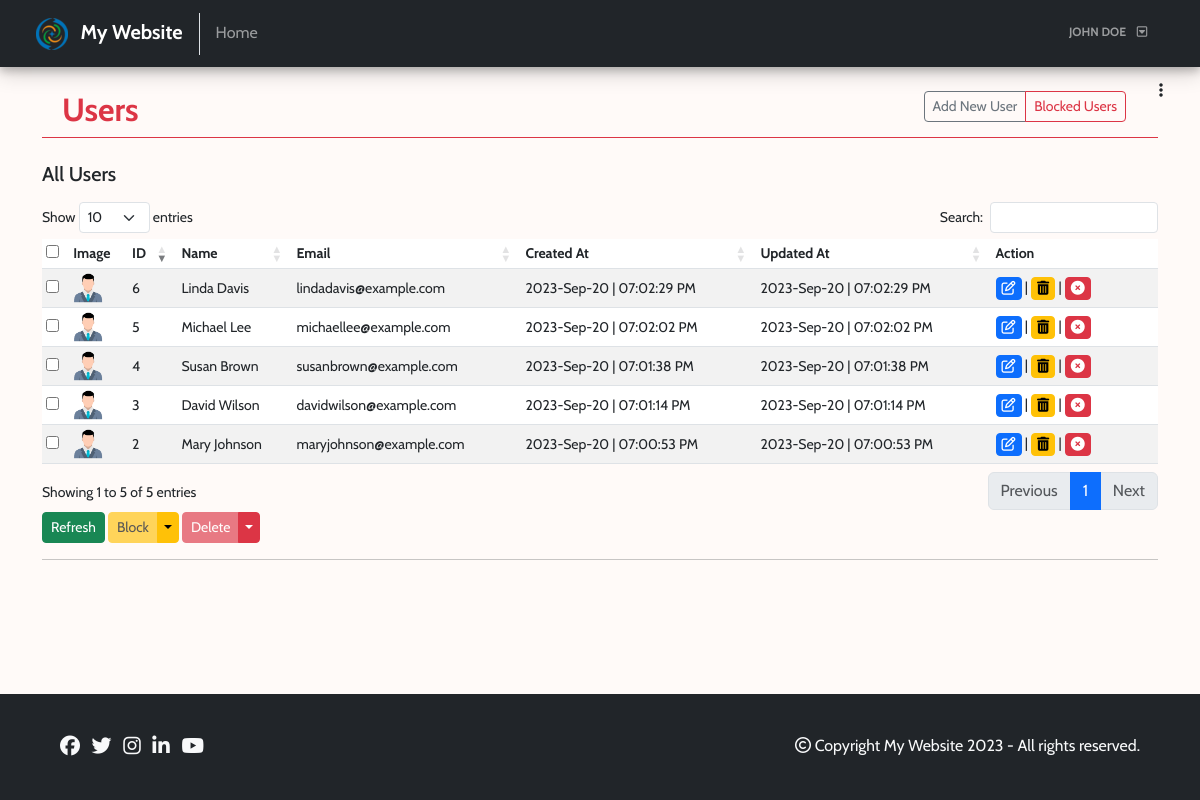
Screenshot of /admin/users/users.php (signed in) with the database file from the repository.
### tables this page shows
CREATE TABLE `users` (
  `user_id` int(11) NOT NULL,
  `user_name` varchar(255) NOT NULL,
  `user_email` varchar(255) NOT NULL,
  `user_password` varchar(255) NOT NULL,
  `user_role` char(1) DEFAULT 'u',
  `user_status` tinyint(1) NOT NULL DEFAULT 1,
  `created_at` datetime NOT NULL DEFAULT current_timestamp(),
  `updated_at` datetime NOT NULL DEFAULT current_timestamp()
);

### logics/db.php (called while the page is built, shortened)
<?php
class db
{
	private $dbHost = "localhost";
	private $dbUser = "root";
	private $dbPassword = "";
	private $dbName = "php_basic_crud_db";
	private $mysqli = "";
	private $conn = false;
	public function __construct()
	{
		if(!$this->conn)
		{
			$this->mysqli = new mysqli($this->dbHost, $this->dbUser, $this->dbPassword, $this->dbName);
			$this->conn = true;
		}
		else
		{
			return true;
		}
	}
	public function executeSQL($query, $params, $select = false)
	{
	    if (!empty($params))
	    {
	        $bind_names = $this->dynamicallyBindParameters($query, $params);
			$query = $this->mysqli->prepare($query);
	        call_user_func_array(array($query,'bind_param'), $bind_names);
	        $query->execute();
	        if($select)
	        {
	        	$result = $query->get_result()->fetch_all(MYSQLI_ASSOC);
	    	}
	    	else
	    	{
	    		if($query->affected_rows > 0)
		        {
		        	$result = ["queryExecuted" => true, "affectedRows" => $query->affected_rows];
		        }
		        else
		        {
		        	$result = ["queryExecuted" => false, "affectedRows" => 0];
		        }
	    	}
	    }
	    else
	    {
	    	$query = $this->mysqli->prepare($query);
	        $query->execute();
	        if($select)
	        {
	        	$result = $query->get_result()->fetch_all(MYSQLI_ASSOC);
	    	}
	    }
	    return $result;
	}
}
?>

### admin/users/users.php (the view, shortened to what this page needs)
<?php
    include('../../logics/db.php');
	$obj = new db();
    $datatable = true;
?>
<!DOCTYPE html>
<html lang="en">
<head>
    <?php include('../includes/head-contents.php'); ?>
</head>
<body>
    <?php include('../includes/admin-navbar.php'); ?>
    <?php include('../includes/admin-sidebar.php'); ?>
    <div class="container my-4">
        <div class="row px-2">
            <div class="col-6">
                <h2 class="text-danger fw-bold">Users</h2>
            </div>
            <div class="col-6 text-end">
                <div class="btn-group" role="group" aria-label="Basic outlined example">
                    <a href="add.php" type="button" class="btn btn-sm btn-outline-secondary">Add New User</a>
                    <a href="#" type="button" class="btn btn-sm btn-outline-danger">Blocked Users</a>
                </div>
            </div>
        </div>
        <hr class="text-danger opacity-100 my-0">
    </div>
    <div class="container">
        <div class="row">
        <div class="col">
            <h5 class="mb-3">All Users</h5>
            <div id="crudTable">
            <div class="table-responsive">
                <table class="table table-striped table-sm" id="myTable">
                <thead>
                    <tr>
                    <th><input type="checkbox" name="checkbox" id="checkAll"></th>
                    <th>Image</th>
                    <th>ID</th>
                    <th>Name</th>
                    <th>Email</th>
                    <th>Created At</th>
                    <th>Updated At</th>
                    <th class="actionColumn">Action</th>
                    </tr>
                </thead>
                <tbody>
                <?php
                $paramList = [];
                $sql = "SELECT * FROM users WHERE user_role = 'u' AND user_status = 1 ORDER BY user_id DESC";
                $result = $obj->executeSQL($sql, $paramList , true);
                foreach($result as $res) {
                    ?>
                    <tr>
                    <td><input type="checkbox" name="checkbox"></td>
                    <td><img src="../../images/user.png" onerror="onImgError(this)" alt="image" class="crtudTableImage"></td>
                    <td><?php echo $res["user_id"] ?></td>
                    <td><?php echo $res["user_name"] ?></td>
                    <td><?php echo $res["user_email"] ?></td>
                    <td><?php echo date('Y-M-d | h:i:s A', strtotime($res["created_at"])) ?></td>
                    <td><?php echo date('Y-M-d | h:i:s A', strtotime($res["updated_at"])) ?></td>
                    <td>
                        <a href="edit.php?id=<?php echo $res['user_id'] ?>" class="btn btn-primary btn-sm" id="btnEdit">
                        <i class="fa fa-edit" data-bs-toggle="tooltip" data-bs-placement="top" title="Edit"></i>
                        </a>
                        |
                        <a href="#" class="block btn btn-warning btn-sm" data-id=<?php echo $res['user_id'] ?>>
                        <i class="fa fa-trash-alt" data-bs-toggle="tooltip" data-bs-placement="top" title="Block"></i>
                        </a>
                        |
                        <a href="#" class="delete btn btn-danger btn-sm" data-id=<?php echo $res['user_id'] ?>>
                        <i class="fa fa-times-circle" data-bs-toggle="tooltip" data-bs-placement="top" title="Delete"></i>
                        </a>
                    </td>
                    </tr>
                <?php } ?>
                </tbody>
                </table>
                <div class="tableOptions">
                    <div class="btn-group btn-group-sm">
                        <a type="button" class="btn btn-success" href="<?php echo $_SERVER['PHP_SELF'] ?>" id="refreshButton">Refresh</a>
                    </div>
                    <div class="btn-group btn-group-sm">
                        <a href="#" type="button" class="btn btn-warning disabled" id="blockSelected"
                        data-bs-toggle="modal" data-bs-target="#blockSelectedModal">Block</a>
                        <a type="button" class="btn btn-warning dropdown-toggle dropdown-toggle-split"
                        data-bs-toggle="dropdown">
                        </a>
                    </div>
                    <div class="btn-group btn-group-sm">
                        <a type="button" href="#" class="btn btn btn-danger disabled" id="deleteSelected"
                        data-bs-toggle="modal" data-bs-target="#deleteSelectedModal">Delete</a>
                        <a type="button" class="btn btn btn-danger dropdown-toggle dropdown-toggle-split"
                        data-bs-toggle="dropdown">
                        </a>
                    </div>
                    <hr>
                </div>
            </div>
            </div>
        </div>
        </div>
    </div>
    <?php include('../../includes/footer.php'); ?>
</body>
</html>

### admin/includes/head-contents.php (shortened to what this page needs)
<link href="../../css/bootstrap.min.css" rel="stylesheet">
<?php  if(isset($datatable) && $datatable == true) { ?>
<link rel="stylesheet" type="text/css" href="../../css/datatables.min.css">
<?php } ?>
<link href="../../css/style.css" rel="stylesheet">

### admin/includes/admin-navbar.php (shortened to what this page needs)
<?php
  $current_page = basename($_SERVER['PHP_SELF']);
?>
<nav class="navbar navbar-expand-md bg-dark navbar-dark box">
  <div class="container-fluid mx-4 my-1">
    <a class="navbar-brand fw-bold" href="../../index.php">
      <img src="../../images/logo.png" style="width: 32px;" alt="logo" class="me-2">
      <?php
        echo WEBSITE_NAME;
      ?>
    </a>
    <div class="collapse navbar-collapse" id="collapsibleNavbar">
      <ul class="navbar-nav w-100 ">
        <li class="nav-item">
          <a class="nav-link <?php echo ($current_page == 'index.php') ? 'active fw-bold' : '' ?>" href="../home/index.php">Home</a>
        </li>
        <?php
          if (isset($_SESSION['loggedin']) && $_SESSION['loggedin'] == true) { ?>
            <li class="nav-item dropdown ms-md-auto btn badge">
              <a class="nav-link login-btn <?php echo ($current_page == 'login.php') ? 'active' : '' ?>" id="navbarDropdown" role="button" data-bs-toggle="dropdown" aria-expanded="false" href="#">
                <?php echo strtoupper($_SESSION['username']); ?> <i class="fa-regular fa-square-caret-down ms-2"></i>
              </a>
            </li>
        <?php } else { ?>
          <li class="nav-item color-white ms-md-auto btn badge <?php echo ($current_page == 'login.php') ? 'btn-danger' : 'btn-outline-danger' ?>">
            <a class="nav-link login-btn <?php echo ($current_page == 'login.php') ? 'active' : '' ?>" href="../login.php">Login</a>
          </li>
        <?php } ?>
      </ul>
    </div>
  </div>
</nav>

### admin/includes/admin-sidebar.php (shortened to what this page needs)
<button class="btn float-end mt-1 me-4" data-bs-toggle="offcanvas" data-bs-target="#offcanvas" role="button">
    <span data-bs-toggle="tooltip" title="Menu" data-bs-placement="bottom">
        <i class="fa-solid fa-ellipsis-vertical" data-bs-toggle="offcanvas" data-bs-target="#offcanvas"></i>
    </span>
</button>

### includes/footer.php
<div class="container-fluid bg-dark mt-5 footer">
	<div class="row">
		<div class="col-md-6">
			<p class="text-light px-5 py-md-4 text-md-start text-center mt-3">
				<a href="#" class="me-2 text-light h5" data-bs-toggle="tooltip" title="Facebook"><i class="fa-brands fa-facebook"></i></a>
				<a href="#" class="me-2 text-light h5" data-bs-toggle="tooltip" title="Twitter"><i class="fa-brands fa-twitter"></i></a>
				<a href="#" class="me-2 text-light h5" data-bs-toggle="tooltip" title="Instagram"><i class="fa-brands fa-instagram"></i></a>
				<a href="#" class="me-2 text-light h5" data-bs-toggle="tooltip" title="Linkedin"><i class="fa-brands fa-linkedin-in"></i></a>
				<a href="#" class="me-2 text-light h5" data-bs-toggle="tooltip" title="Youtube"><i class="fa-brands fa-youtube"></i></a>
			</p>
		</div>
		<div class="col-md-6">
			<p class="text-light px-5 py-md-4 text-md-end text-center mt-3">
				<i class="fa-regular fa-copyright"></i>
				Copyright <?php echo WEBSITE_NAME . " " . date('Y'); ?> - All rights reserved.
			</p>
		</div>
	</div>
</div>

### css/style.css (style rules this page uses)
* { font-family: 'Cabin', Helvetica, sans-serif; }
body { min-height: 100vh; position: relative; margin: 0; padding-bottom: 100px; box-sizing: border-box; background-color: #FFFAF8; }
.navbar .nav-item .nav-link::after { content: ''; display: block; width: 0; height: 2px; background: #fff; transition: width .3s; }
.box { box-shadow: 0 4px 8px 0 rgba(0, 0, 0, 0.2), 0 6px 20px 0 rgba(0, 0, 0, 0.19); }
.footer { position: absolute; bottom: 0; }
#crudTable { font-size: 14px; }
#crudTable table .actionColumn { min-width: 120px; }
#crudTable table td { vertical-align: middle; }
#crudTable table a { padding:0px 5px; }
#crudTable input[type="checkbox"] { cursor: pointer; }
#crudTable .crtudTableImage { width: 30px; height: 30px; }

### rows the page displays
users: user_id "6", user_name "Linda Davis", user_email "lindadavis@example.com", created_at "2023-Sep-20 | 07:02:29 PM", updated_at "2023-Sep-20 | 07:02:29 PM"
users: user_id "5", user_name "Michael Lee", user_email "michaellee@example.com", created_at "2023-Sep-20 | 07:02:02 PM", updated_at "2023-Sep-20 | 07:02:02 PM"
users: user_id "4", user_name "Susan Brown", user_email "susanbrown@example.com", created_at "2023-Sep-20 | 07:01:38 PM", updated_at "2023-Sep-20 | 07:01:38 PM"
users: user_id "3", user_name "David Wilson", user_email "davidwilson@example.com", created_at "2023-Sep-20 | 07:01:14 PM", updated_at "2023-Sep-20 | 07:01:14 PM"
users: user_id "2", user_name "Mary Johnson", user_email "maryjohnson@example.com", created_at "2023-Sep-20 | 07:00:53 PM", updated_at "2023-Sep-20 | 07:00:53 PM"

### other values shown
WEBSITE_NAME "My Website"
$_SESSION['username'] "JOHN DOE"
